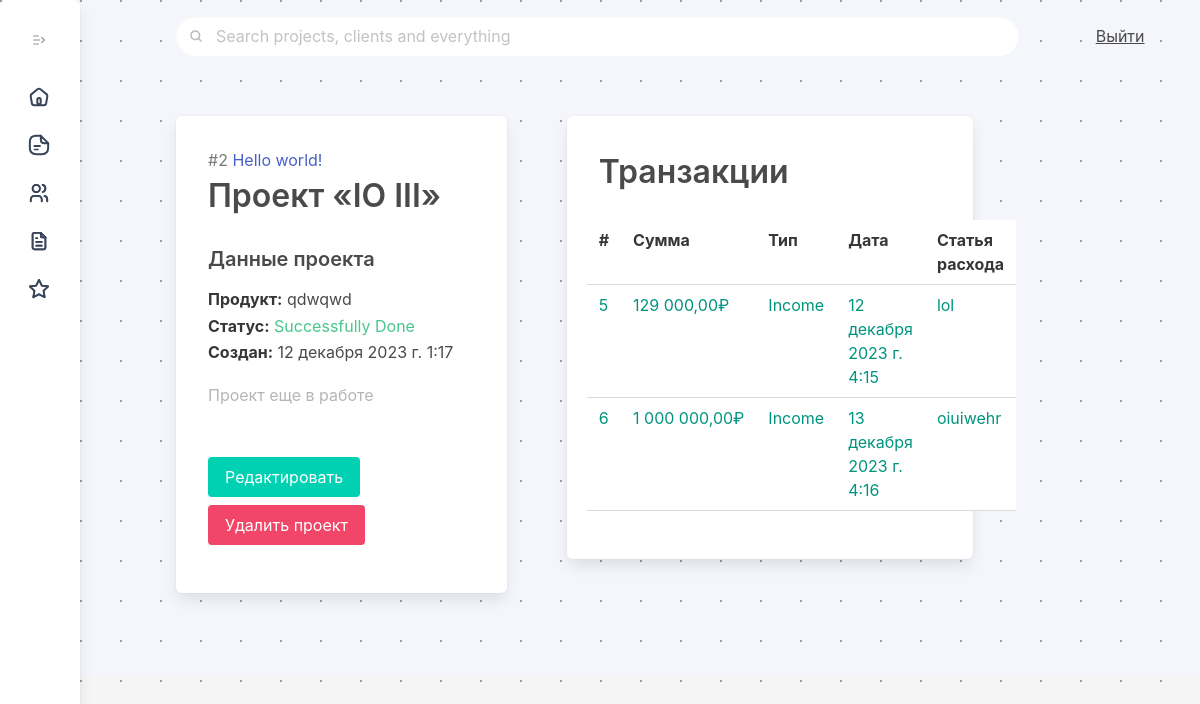
Before: /projects/2 with the older database file.
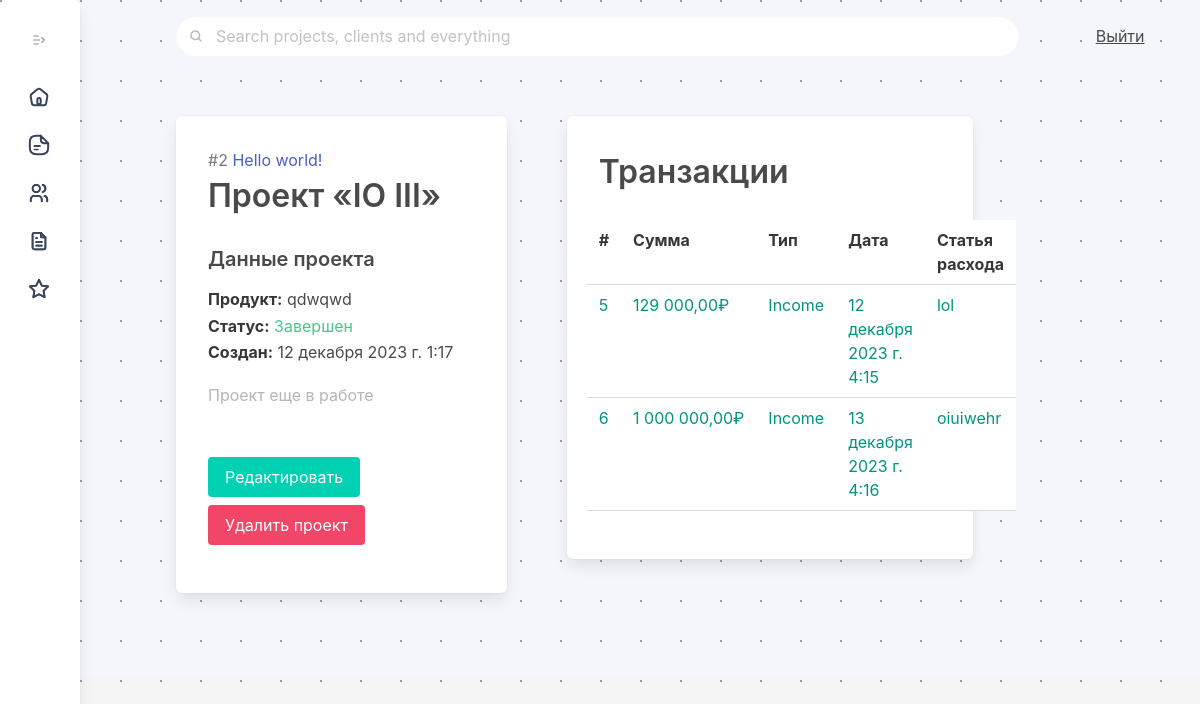
After: the same page with the newer database file.
### ipmalpha/models.py (models this page shows, shortened)
class Project(models.Model):
    project_name = models.CharField(max_length=512, unique = True)
    project_created = models.DateTimeField(null=True, default=timezone.now)
    project_finished = models.DateTimeField(null=True)
    project_status = models.ForeignKey(Status, on_delete=models.CASCADE, null=True, default="Draft")
    project_client = models.ForeignKey(Client, on_delete=models.CASCADE, null=True, related_name='project')
    project_product = models.CharField(max_length=512)
    project_sum = models.IntegerField(default=0)
    class Meta:
        ordering = ["pk"]
        verbose_name = "project"
        verbose_name_plural = "projects"
    pass

class Status(models.Model):
    status_name = models.CharField(max_length=100)
    status_color = models.CharField(max_length=512, default='table-primary')
    def __str__(self):
        return self.status_name
    class Meta:
        ordering = ["id"]
        verbose_name = "status"
        verbose_name_plural = "statuses"
    pass

### ipmclients/models.py (models this page shows, shortened)
class Client(models.Model):
    client_name = models.CharField(max_length=512, unique = True)
    def __str__(self):
        return self.client_name
    client_contact = models.CharField(max_length=512, null=True)
    client_telegram = models.CharField(max_length=64, null=True)
    client_phone = models.CharField(max_length=11, null=True)
    client_roletype = models.CharField(max_length=512, null=True)
    client_agreements = models.CharField(max_length=1024, null=True)
    client_active = models.BooleanField(default=True)
    def get_absolute_url(self):
        return reverse("client_view", kwargs={'pk': self.pk})
    class Meta:
        ordering = ["id"]
        verbose_name = "client"
        verbose_name_plural = "clients"
    pass

### ipmalpha/views.py (the view)
# urls.py: path("projects/<slug:pk>", ProjectDetailView.as_view(), name="project_view"),
class ProjectDetailView(DetailView):
    model = Project
    template_name = "project_view.html"
    def get_context_data(self, **kwargs):
        context = super(ProjectDetailView, self).get_context_data(**kwargs)
        context['projecsall'] = Project.objects.all()
        return context

### finance/models.py (called while the page is built)
    def get_absolute_url(self):
        return reverse("transaction_view", kwargs={'pk': self.pk})

### templates/project_view.html (shortened to what the changed rows need)
{% extends 'main/index.html' %}
{% load static %}
{% block content %}
<div class="column is-5 py-6 px-6">
    <div class="box has-background-white pb-6">
        <p class="has-text-grey pl-3 is-size-6 pt-3" style=""> #{{project.id}} <a
                href="{{project.project_client.get_absolute_url}}">{{project.project_client}}</a>
            </p>
        <h1 class="is-size-3 pl-3 has-text-weight-semibold pb-5">Проект «{{project.project_name}}»</h1>
        <div class="pl-3">
            <h1 class="is-size-5 has-text-weight-semibold pb-3">Данные проекта</h1>
            <p class="client-info-15" style=""> <strong>Продукт:</strong> {{project.project_product}}</p>
            <p class="has-text-{{ project.project_status.status_color }} client-info-15" style="">
                <strong>Статус:</strong> {{project.project_status}}</p>
            <p class="client-info-15" style=""> <strong>Создан:</strong> {{project.project_created}}</p>
            {%if project.project_finished == True %}<p class="has-text-grey client-info-15" style="">
                <strong>Завершен:</strong> {{project.project_finished}}</p>{% else %}<p
                class="has-text-grey client-info-15 pt-4" style=""><span class="has-text-grey-light">Проект еще в
                    работе</span></p>{%endif%}
                <div class="buttons mt-6">
                        <a class="button is-primary" href="{% url 'project_update' project.id %}">Редактировать</a>
                        <a class="button is-danger modalProjectsFormButton">Удалить проект</a>
                </div>
        </div>
    </div>
</div>
<div class="column is-5 py-6 pr-2">
    <div class="box has-background-white pb-6">
        <h1 class="is-size-3 pl-3 has-text-weight-semibold pt-3 pb-5">Транзакции</h1>
        <table class="table is-hoverable is-fullwidth">
            <tr>
                <th class=""> #
                </th>
                <th class=""> Сумма
                </th>
                <th class=""> Тип
                </th>
                <th class=""> Дата
                </th>
                <th class=""> Статья расхода
                </th>
            </tr>
    </div>
</div>
{% endblock %}

Changed rows visible on the page:
changed through a linked row, Project "IO III": project_status "Successfully Done" → "Завершен"
